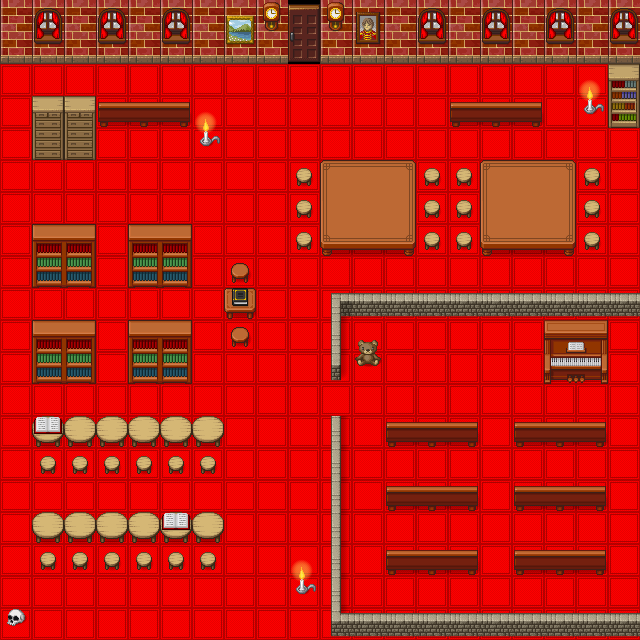

Tiled map render using the project's own tile images. Description and the map definition, with tile-layer contents summarised, below:
An orthogonal 20x20 tile map with 32x32 px tiles, 3 tile layers (groundLayer, decoLayer, itemLayer).

<map version="1.5" tiledversion="1.7.2" orientation="orthogonal" renderorder="right-down" width="20" height="20" tilewidth="32" tileheight="32" infinite="0" nextlayerid="13" nextobjectid="1">
 <tileset firstgid="1" name="basemap" tilewidth="32" tileheight="32" tilecount="1064" columns="8">
  <image source="basemap.png" width="256" height="4256" />
 </tileset>
 <layer id="10" name="groundLayer" width="20" height="20">
  <data>[400 cells, 400 non-empty, 5 distinct tile ids]</data>
 </layer>
 <layer id="11" name="decoLayer" width="20" height="20">
  <data>[400 cells, 116 non-empty, 28 distinct tile ids]</data>
 </layer>
 <layer id="12" name="itemLayer" width="20" height="20">
  <data>[400 cells, 54 non-empty, 24 distinct tile ids]</data>
 </layer>
</map>
